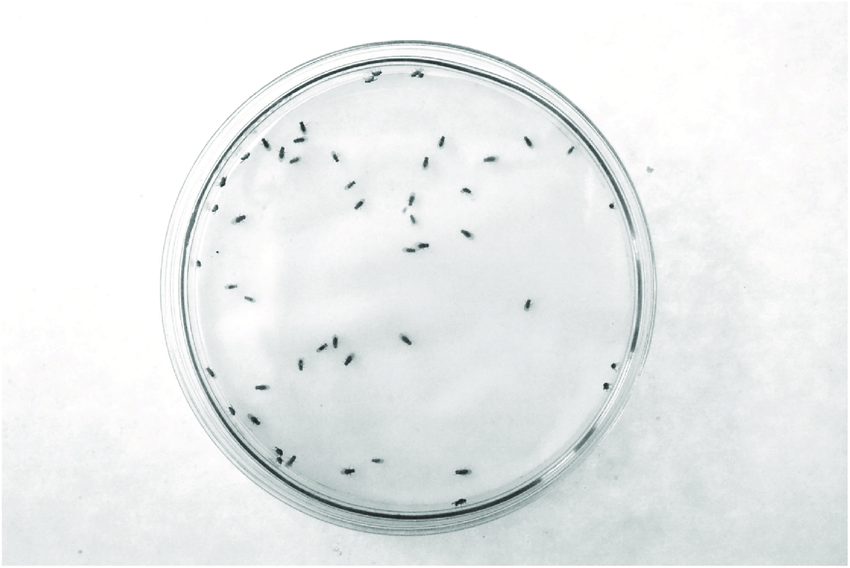
#> input picture t_maze_countflies/source_img.png, 850 x 568 px
$ python -i functions.py   (imports and definitions only)
#> lines starting #> are read from the running program, lines starting #| are printed output that depends on the picture; after the words box and inside, x2 and y2 are one past the last pixel; in counts of white or black regions, pixels touching at a corner belong together

# Imports
import os
from PIL import Image
import matplotlib.pyplot as plt
import numpy as np
import cv2


def countFlies(inputImage):
    '''
    This is the main function that will be called by the main code to count flies given in an image

    The steps are as follows:
        - process image
        - count objects
        - returns an integer (number of flies)
    '''

    processedImage = imagePrepare(inputImage)
    numOfFlies = objCount(processedImage)

    return numOfFlies


def imagePrepare(imgPath):
    '''
    This function will take an input image as an argument and will perform all the processing before the counting of objects
    It will:
        - Threshold
        - Reduce noise
        - Remove artifacts
        - Identify FOV (maybe, need to think about it)
    '''
#> called with imgPath = 'source_img.png'
    # Load the image
    image = Image.open(imgPath)
#> image is the input picture: PIL image 850x568 P; mean R, G, B 234.2, 237, 236.9

    # Convert image to grayscale
    gray_image = image.convert('L')

    # Convert the grayscale image to a numpy array
    gray_array = np.array(gray_image)

   # Apply simple thresholding
    threshold_value = 128
    _, threshold_array = cv2.threshold(gray_array, threshold_value, 255, cv2.THRESH_BINARY)
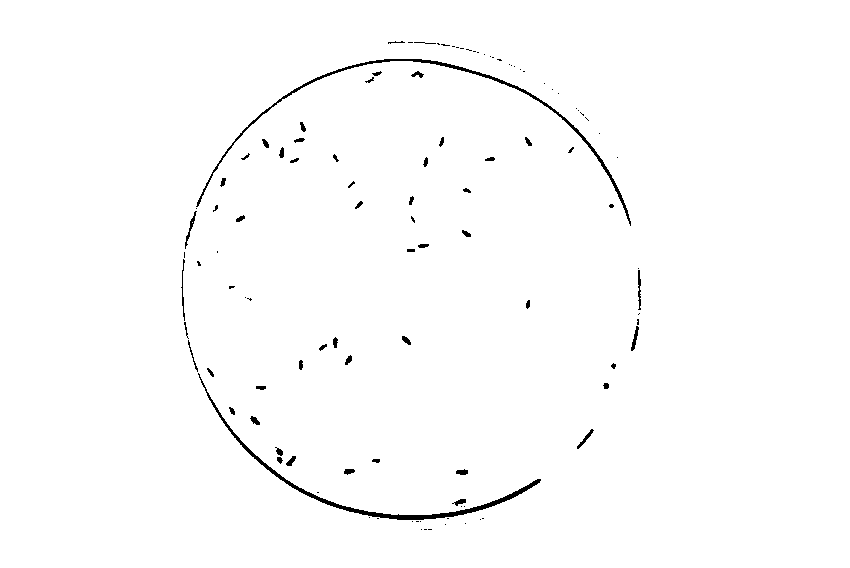
#> threshold_array: shape (568, 850); 98.9% white; 110 black regions (58 under 20 px), largest, box (x1, y1, x2, y2) and area: (198, 373, 541, 520) 1555, (196, 59, 631, 226) 1510, (185, 211, 197, 249) 91

    # Perform Canny edge detection on the thresholded image
    edges = cv2.Canny(threshold_array, threshold1=150, threshold2=160)
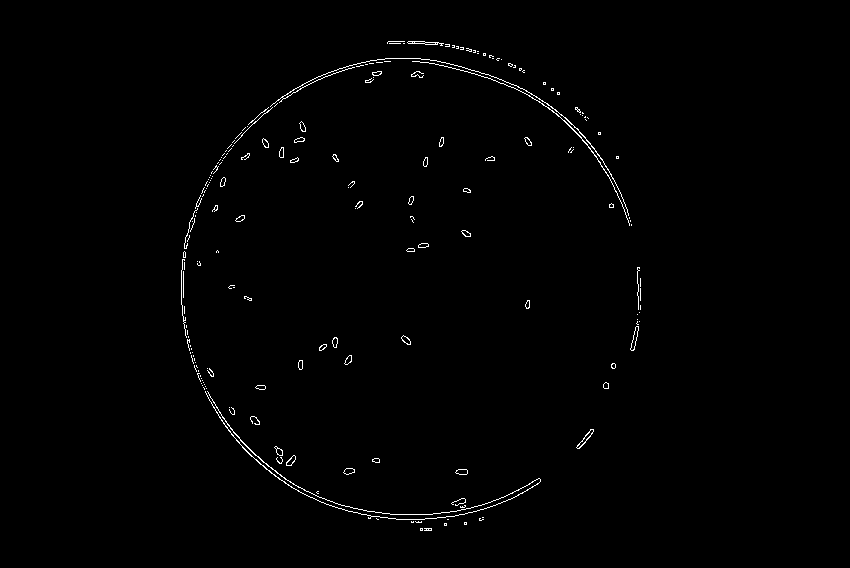
#> edges: shape (568, 850); 0.79% white in thin lines or dots, all inside (x1, y1, x2, y2) = (181, 41, 641, 531)

    # Find contours in the edge-detected image
    contours, _ = cv2.findContours(edges, cv2.RETR_EXTERNAL, cv2.CHAIN_APPROX_SIMPLE)
#> contours = 199 contours, 163 with area under 20; largest, box (x1, y1, x2, y2) and area: (205, 391, 541, 520) 108, (576, 429, 594, 449) 84, (630, 326, 639, 351) 79, (407, 41, 444, 46) 62, (270, 58, 629, 216) 54

    # Create an empty mask to draw the filtered contours
    mask = np.zeros_like(edges)

    # Filter contours by area
    min_area = 3  # Adjust this value as needed to remove small objects
    max_area = 40
    for contour in contours:
        area = cv2.contourArea(contour)
        if min_area <= area <= max_area:
            cv2.drawContours(mask, [contour], -1, (255), thickness=cv2.FILLED)
#> this loop made 199 passes
#> area on passes 14 to 16: 51, 48, 23.5
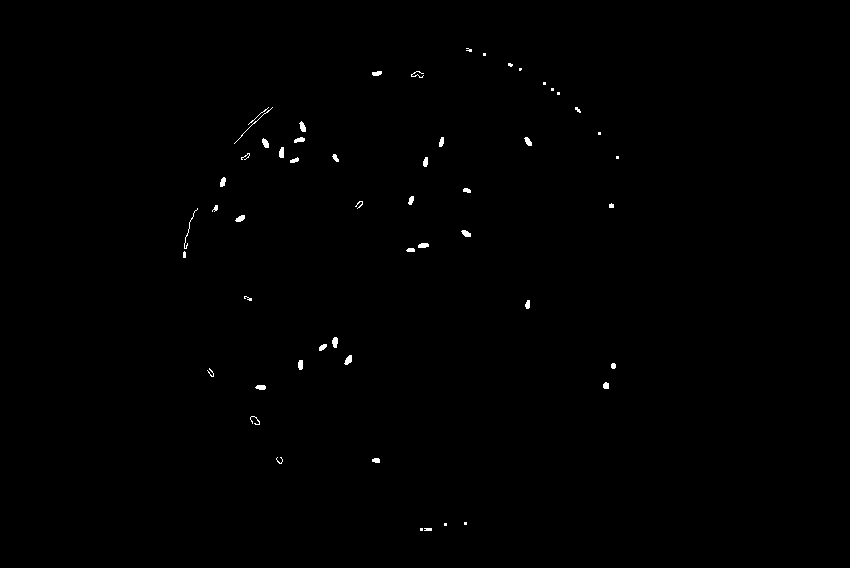
#> mask: shape (568, 850); 0.33% white; 53 white regions (15 under 20 px), largest, box (x1, y1, x2, y2) and area: (184, 208, 198, 249) 52, (332, 337, 338, 348) 52, (344, 355, 352, 365) 52

    # Display the original, thresholded, edge-detected, and filtered edge-detected images side by side
    fig, axes = plt.subplots(1, 4, figsize=(24, 6))

    # Original image
    axes[0].imshow(image)
    axes[0].set_title('Original Image')
    axes[0].axis('off')

    # Thresholded image
    axes[1].imshow(threshold_array, cmap='gray')
    axes[1].set_title('Thresholded Image')
    axes[1].axis('off')

    # Edge-detected image
    axes[2].imshow(edges, cmap='gray')
    axes[2].set_title('Canny Edge Detection')
    axes[2].axis('off')

    # Filtered edge-detected image
    axes[3].imshow(mask, cmap='gray')
    axes[3].set_title('Filtered Canny Edge Detection')
    axes[3].axis('off')

    plt.show()
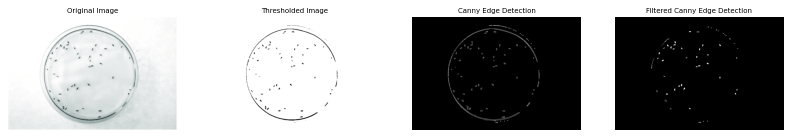
#> figure drawn by matplotlib, 4 panels

def objCount():
    '''
    This function will count objects in a given image
    It will:
        - segment between objects
        - assign minimum & maximum size
        - return an integer (number of objects)
    '''
    num = 0

    return num

>>> result = imagePrepare('source_img.png')
